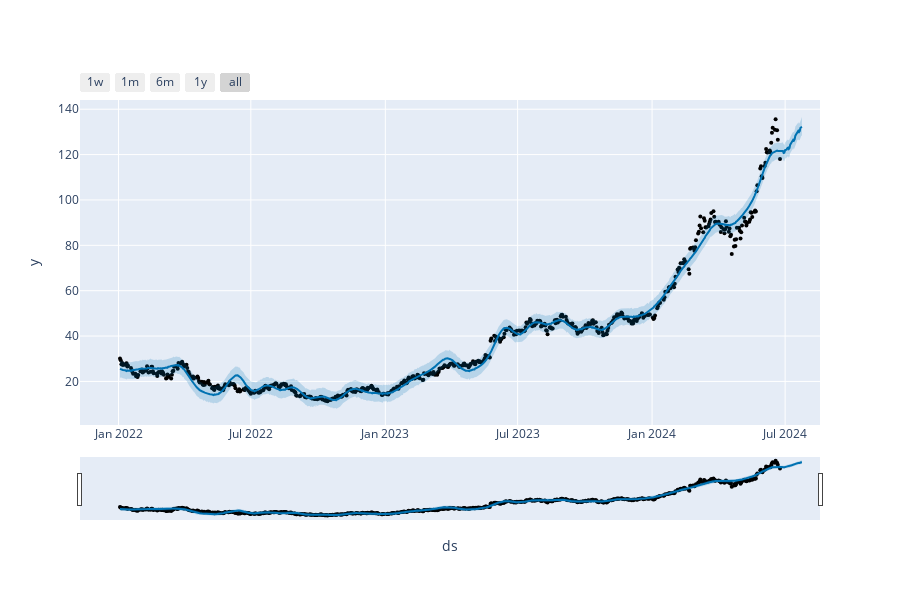

Source (notebook cell):
### Code cell
from prophet.plot import plot_plotly, plot_components_plotly
plot_plotly(m, forecast)

### Figure 1 — Plotly figure (JSON) as saved in the notebook; plotly's stock layout.template omitted (floating-point values rounded to 4 significant figures; data arrays with more than 128 entries replaced by an {"elided": "..."} marker saying what was removed)
{"data": [{"marker": {"color": "black", "size": 4}, "mode": "markers", "name": "Actual", "type": "scatter", "x": {"elided": "621 str values"}, "y": {"elided": "621 float values"}}, {"hoverinfo": "skip", "line": {"width": 0}, "mode": "lines", "type": "scatter", "x": {"elided": "651 str values"}, "y": {"elided": "651 float values"}}, {"fill": "tonexty", "fillcolor": "rgba(0, 114, 178, 0.2)", "line": {"color": "#0072B2", "width": 2}, "mode": "lines", "name": "Predicted", "type": "scatter", "x": {"elided": "651 str values"}, "y": {"elided": "651 float values"}}, {"fill": "tonexty", "fillcolor": "rgba(0, 114, 178, 0.2)", "hoverinfo": "skip", "line": {"width": 0}, "mode": "lines", "type": "scatter", "x": {"elided": "651 str values"}, "y": {"elided": "651 float values"}}], "layout": {"height": 600, "showlegend": false, "width": 900, "xaxis": {"rangeselector": {"buttons": [{"count": 7, "label": "1w", "step": "day", "stepmode": "backward"}, {"count": 1, "label": "1m", "step": "month", "stepmode": "backward"}, {"count": 6, "label": "6m", "step": "month", "stepmode": "backward"}, {"count": 1, "label": "1y", "step": "year", "stepmode": "backward"}, {"step": "all"}]}, "rangeslider": {"visible": true}, "title": {"text": "ds"}, "type": "date"}, "yaxis": {"title": {"text": "y"}}}}
